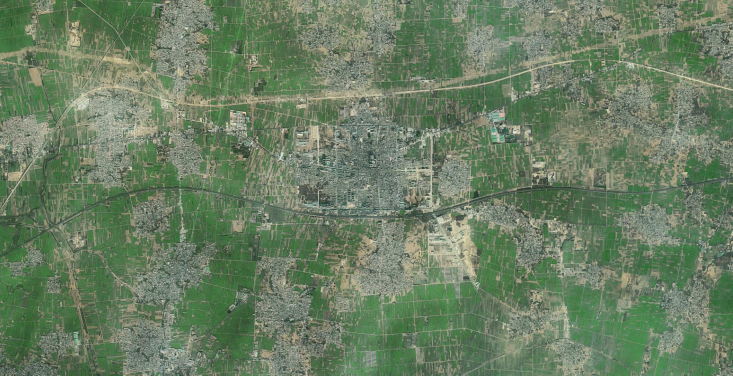
#> input picture original.png, 1465 x 751 px (shown at 1/2 size)
$ jupyter execute Code.ipynb
#> lines starting #> are read from the running program, lines starting #| are printed output that depends on the picture
[cell 1]
import matplotlib.pyplot as plt
import skimage
import numpy as np
from skimage import io
from skimage.transform import rescale, resize, downscale_local_mean

[cell 2]
original = io.imread('./original.png')
#> original is the input picture: shape (751, 1465, 4); mean R, G, B, A 106.3, 126.2, 98.7, 255
img = io.imread('./marked.png')
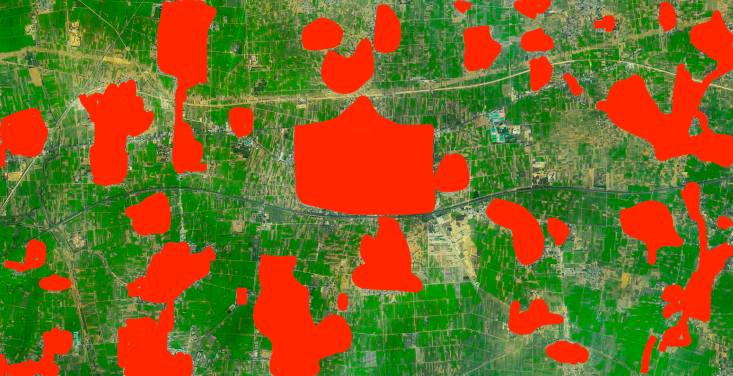
#> input picture marked.png, 1465 x 751 px (shown at 1/2 size)
#> img is the input picture: shape (751, 1465, 4); mean R, G, B, A 122.1, 104.3, 36.7, 255

[cell 3]
img.shape
#> Out = (751, 1465, 4)

[cell 4]
plt.figure(figsize=(10, 8))
plt.imshow(original)

[cell 5]
plt.figure(figsize=(10, 8))
plt.imshow(img)

[cell 6]
img[300][800]
#> Out = [255, 38, 0, 255]

[cell 7]
rows = img.shape[0]
#> rows = 751
cols = img.shape[1]
#> cols = 1465

[cell 8]
land = [255, 38, 0, 255]

def isLand(pixel):
    # pixel is of form [r, g, b, 255]
    for i in range(4):
        if pixel[i] != land[i]:
            return False
    return True

[cell 9]
land_count = 0

for r in range(rows):
    for c in range(cols):
        current_pixel = img[r][c]
        if isLand(current_pixel):
            land_count += 1
            original[r][c] = [255, 0, 253, 255]
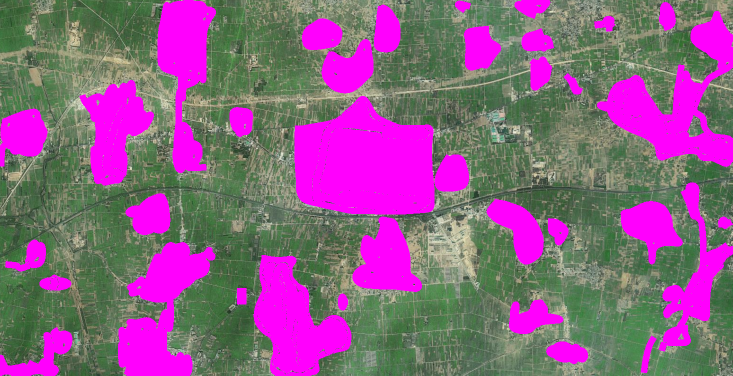
#> original: shape (751, 1465, 4) (shown at 1/2 size); mean R, G, B, A 140.7, 91.7, 134.3, 255
#> after the loop, land_count = 285059

[cell 10]
plt.figure(figsize=(10, 8))
plt.imshow(original)

[cell 11]
# land_ratio
land_count / (rows * cols)
#> Out = 0.259
